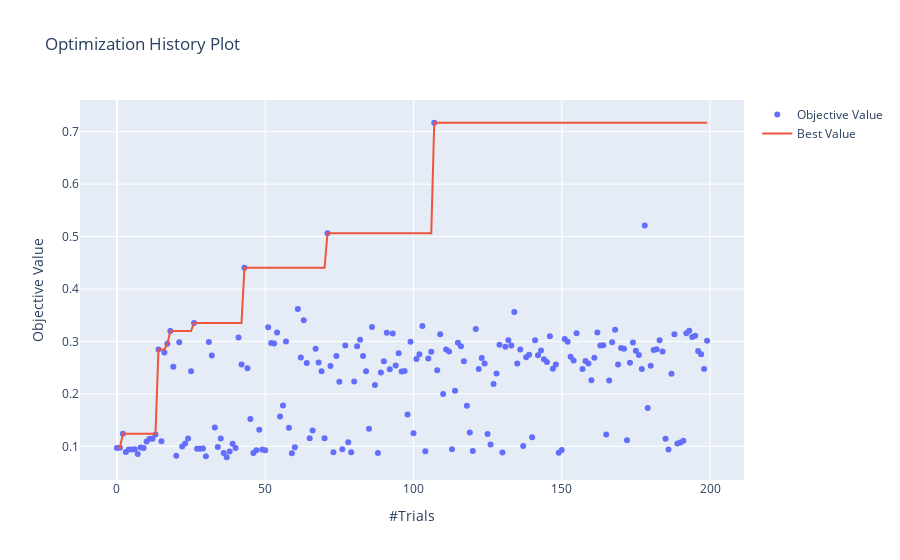
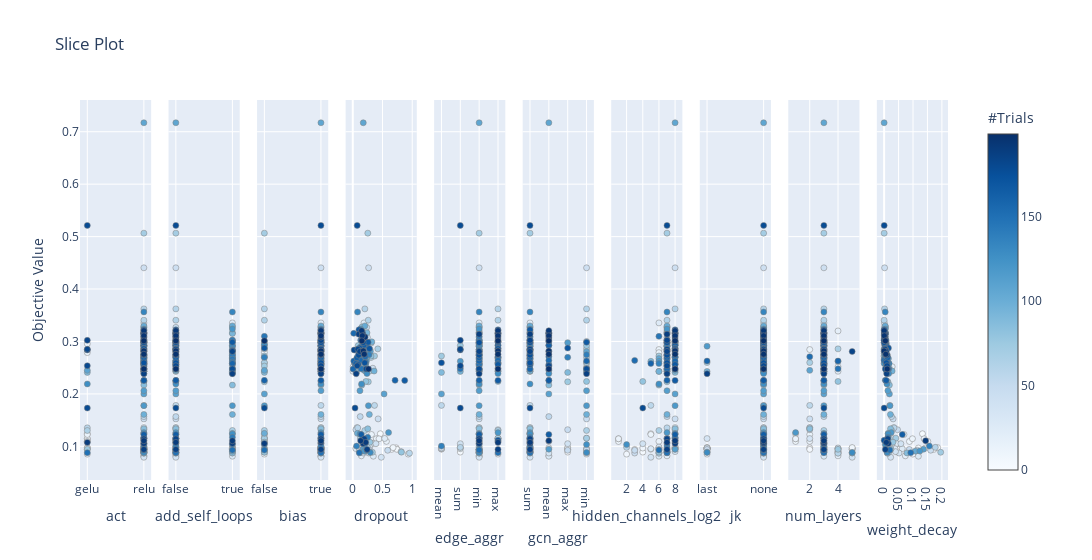
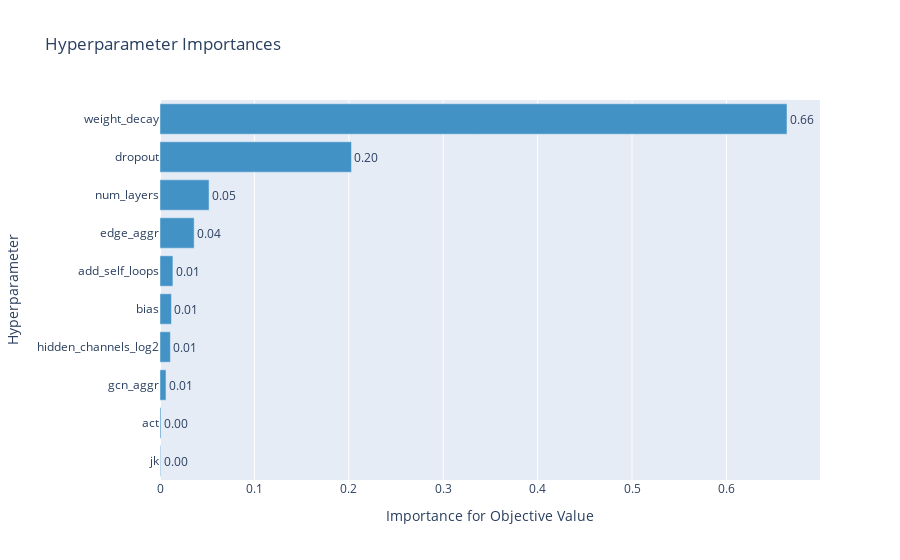

The notebook cell these images were saved under, in order:
### Code cell
for study in (
    optuna.load_study(study_name=study_name, storage=OPTUNA_STORAGE)
    for study_name in study_names
):
    print(study.study_name)
    # Plot the results.
    mean_top_10_loss = study.trials_dataframe()["value"].sort_values().head(10).mean()
    print("Mean of top 10 best loss:", mean_top_10_loss)
    optuna.visualization.plot_optimization_history(study).show()
    # optuna.visualization.plot_contour(study).show()
    optuna.visualization.plot_slice(study).show()
    optuna.visualization.plot_param_importances(study).show()
    print()
    print()

### Figure 1 — Plotly figure (JSON) as saved in the notebook; plotly's stock layout.template omitted (floating-point values rounded to 4 significant figures; data arrays with more than 128 entries replaced by an {"elided": "..."} marker saying what was removed)
{"data": [{"mode": "markers", "name": "Objective Value", "type": "scatter", "x": {"elided": "199 int values"}, "y": {"elided": "199 float values"}}, {"name": "Best Value", "type": "scatter", "x": {"elided": "199 int values"}, "y": {"elided": "199 float values"}}], "layout": {"title": {"text": "Optimization History Plot"}, "xaxis": {"title": {"text": "#Trials"}}, "yaxis": {"title": {"text": "Objective Value"}}}}

### Figure 2 — Plotly figure (JSON) as saved in the notebook; plotly's stock layout.template omitted (floating-point values rounded to 4 significant figures; data arrays with more than 128 entries replaced by an {"elided": "..."} marker saying what was removed)
{"data": [{"marker": {"color": {"elided": "199 int values"}, "colorbar": {"title": {"text": "#Trials"}, "x": 1, "xpad": 40}, "colorscale": [[0, "rgb(247,251,255)"], [0.125, "rgb(222,235,247)"], [0.25, "rgb(198,219,239)"], [0.375, "rgb(158,202,225)"], [0.5, "rgb(107,174,214)"], [0.625, "rgb(66,146,198)"], [0.75, "rgb(33,113,181)"], [0.875, "rgb(8,81,156)"], [1, "rgb(8,48,107)"]], "line": {"color": "Grey", "width": 0.5}, "showscale": true}, "mode": "markers", "showlegend": false, "type": "scatter", "x": {"elided": "199 str values"}, "xaxis": "x", "y": {"elided": "199 float values"}, "yaxis": "y"}, {"marker": {"color": {"elided": "199 int values"}, "colorbar": {"title": {"text": "#Trials"}, "x": 1, "xpad": 40}, "colorscale": [[0, "rgb(247,251,255)"], [0.125, "rgb(222,235,247)"], [0.25, "rgb(198,219,239)"], [0.375, "rgb(158,202,225)"], [0.5, "rgb(107,174,214)"], [0.625, "rgb(66,146,198)"], [0.75, "rgb(33,113,181)"], [0.875, "rgb(8,81,156)"], [1, "rgb(8,48,107)"]], "line": {"color": "Grey", "width": 0.5}, "showscale": false}, "mode": "markers", "showlegend": false, "type": "scatter", "x": {"elided": "199 bool values"}, "xaxis": "x2", "y": {"elided": "199 float values"}, "yaxis": "y2"}, {"marker": {"color": {"elided": "199 int values"}, "colorbar": {"title": {"text": "#Trials"}, "x": 1, "xpad": 40}, "colorscale": [[0, "rgb(247,251,255)"], [0.125, "rgb(222,235,247)"], [0.25, "rgb(198,219,239)"], [0.375, "rgb(158,202,225)"], [0.5, "rgb(107,174,214)"], [0.625, "rgb(66,146,198)"], [0.75, "rgb(33,113,181)"], [0.875, "rgb(8,81,156)"], [1, "rgb(8,48,107)"]], "line": {"color": "Grey", "width": 0.5}, "showscale": false}, "mode": "markers", "showlegend": false, "type": "scatter", "x": {"elided": "199 bool values"}, "xaxis": "x3", "y": {"elided": "199 float values"}, "yaxis": "y3"}, {"marker": {"color": {"elided": "199 int values"}, "colorbar": {"title": {"text": "#Trials"}, "x": 1, "xpad": 40}, "colorscale": [[0, "rgb(247,251,255)"], [0.125, "rgb(222,235,247)"], [0.25, "rgb(198,219,239)"], [0.375, "rgb(158,202,225)"], [0.5, "rgb(107,174,214)"], [0.625, "rgb(66,146,198)"], [0.75, "rgb(33,113,181)"], [0.875, "rgb(8,81,156)"], [1, "rgb(8,48,107)"]], "line": {"color": "Grey", "width": 0.5}, "showscale": false}, "mode": "markers", "showlegend": false, "type": "scatter", "x": {"elided": "199 float values"}, "xaxis": "x4", "y": {"elided": "199 float values"}, "yaxis": "y4"}, {"marker": {"color": {"elided": "199 int values"}, "colorbar": {"title": {"text": "#Trials"}, "x": 1, "xpad": 40}, "colorscale": [[0, "rgb(247,251,255)"], [0.125, "rgb(222,235,247)"], [0.25, "rgb(198,219,239)"], [0.375, "rgb(158,202,225)"], [0.5, "rgb(107,174,214)"], [0.625, "rgb(66,146,198)"], [0.75, "rgb(33,113,181)"], [0.875, "rgb(8,81,156)"], [1, "rgb(8,48,107)"]], "line": {"color": "Grey", "width": 0.5}, "showscale": false}, "mode": "markers", "showlegend": false, "type": "scatter", "x": {"elided": "199 str values"}, "xaxis": "x5", "y": {"elided": "199 float values"}, "yaxis": "y5"}, {"marker": {"color": {"elided": "199 int values"}, "colorbar": {"title": {"text": "#Trials"}, "x": 1, "xpad": 40}, "colorscale": [[0, "rgb(247,251,255)"], [0.125, "rgb(222,235,247)"], [0.25, "rgb(198,219,239)"], [0.375, "rgb(158,202,225)"], [0.5, "rgb(107,174,214)"], [0.625, "rgb(66,146,198)"], [0.75, "rgb(33,113,181)"], [0.875, "rgb(8,81,156)"], [1, "rgb(8,48,107)"]], "line": {"color": "Grey", "width": 0.5}, "showscale": false}, "mode": "markers", "showlegend": false, "type": "scatter", "x": {"elided": "199 str values"}, "xaxis": "x6", "y": {"elided": "199 float values"}, "yaxis": "y6"}, {"marker": {"color": {"elided": "199 int values"}, "colorbar": {"title": {"text": "#Trials"}, "x": 1, "xpad": 40}, "colorscale": [[0, "rgb(247,251,255)"], [0.125, "rgb(222,235,247)"], [0.25, "rgb(198,219,239)"], [0.375, "rgb(158,202,225)"], [0.5, "rgb(107,174,214)"], [0.625, "rgb(66,146,198)"], [0.75, "rgb(33,113,181)"], [0.875, "rgb(8,81,156)"], [1, "rgb(8,48,107)"]], "line": {"color": "Grey", "width": 0.5}, "showscale": false}, "mode": "markers", "showlegend": false, "type": "scatter", "x": {"elided": "199 int values"}, "xaxis": "x7", "y": {"elided": "199 float values"}, "yaxis": "y7"}, {"marker": {"color": {"elided": "199 int values"}, "colorbar": {"title": {"text": "#Trials"}, "x": 1, "xpad": 40}, "colorscale": [[0, "rgb(247,251,255)"], [0.125, "rgb(222,235,247)"], [0.25, "rgb(198,219,239)"], [0.375, "rgb(158,202,225)"], [0.5, "rgb(107,174,214)"], [0.625, "rgb(66,146,198)"], [0.75, "rgb(33,113,181)"], [0.875, "rgb(8,81,156)"], [1, "rgb(8,48,107)"]], "line": {"color": "Grey", "width": 0.5}, "showscale": false}, "mode": "markers", "showlegend": false, "type": "scatter", "x": {"elided": "199 str values"}, "xaxis": "x8", "y": {"elided": "199 float values"}, "yaxis": "y8"}, {"marker": {"color": {"elided": "199 int values"}, "colorbar": {"title": {"text": "#Trials"}, "x": 1, "xpad": 40}, "colorscale": [[0, "rgb(247,251,255)"], [0.125, "rgb(222,235,247)"], [0.25, "rgb(198,219,239)"], [0.375, "rgb(158,202,225)"], [0.5, "rgb(107,174,214)"], [0.625, "rgb(66,146,198)"], [0.75, "rgb(33,113,181)"], [0.875, "rgb(8,81,156)"], [1, "rgb(8,48,107)"]], "line": {"color": "Grey", "width": 0.5}, "showscale": false}, "mode": "markers", "showlegend": false, "type": "scatter", "x": {"elided": "199 int values"}, "xaxis": "x9", "y": {"elided": "199 float values"}, "yaxis": "y9"}, {"marker": {"color": {"elided": "199 int values"}, "colorbar": {"title": {"text": "#Trials"}, "x": 1, "xpad": 40}, "colorscale": [[0, "rgb(247,251,255)"], [0.125, "rgb(222,235,247)"], [0.25, "rgb(198,219,239)"], [0.375, "rgb(158,202,225)"], [0.5, "rgb(107,174,214)"], [0.625, "rgb(66,146,198)"], [0.75, "rgb(33,113,181)"], [0.875, "rgb(8,81,156)"], [1, "rgb(8,48,107)"]], "line": {"color": "Grey", "width": 0.5}, "showscale": false}, "mode": "markers", "showlegend": false, "type": "scatter", "x": {"elided": "199 float values"}, "xaxis": "x10", "y": {"elided": "199 float values"}, "yaxis": "y10"}], "layout": {"title": {"text": "Slice Plot"}, "width": 3000, "xaxis": {"anchor": "y", "domain": [0, 0.082], "title": {"text": "act"}}, "xaxis10": {"anchor": "y10", "domain": [0.918, 1.0], "title": {"text": "weight_decay"}}, "xaxis2": {"anchor": "y2", "domain": [0.102, 0.184], "title": {"text": "add_self_loops"}}, "xaxis3": {"anchor": "y3", "domain": [0.204, 0.286], "title": {"text": "bias"}}, "xaxis4": {"anchor": "y4", "domain": [0.306, 0.388], "title": {"text": "dropout"}}, "xaxis5": {"anchor": "y5", "domain": [0.408, 0.49], "title": {"text": "edge_aggr"}}, "xaxis6": {"anchor": "y6", "domain": [0.51, 0.592], "title": {"text": "gcn_aggr"}}, "xaxis7": {"anchor": "y7", "domain": [0.612, 0.694], "title": {"text": "hidden_channels_log2"}}, "xaxis8": {"anchor": "y8", "domain": [0.714, 0.796], "title": {"text": "jk"}}, "xaxis9": {"anchor": "y9", "domain": [0.816, 0.898], "title": {"text": "num_layers"}}, "yaxis": {"anchor": "x", "domain": [0, 1], "title": {"text": "Objective Value"}}, "yaxis10": {"anchor": "x10", "domain": [0, 1], "matches": "y", "showticklabels": false}, "yaxis2": {"anchor": "x2", "domain": [0, 1], "matches": "y", "showticklabels": false}, "yaxis3": {"anchor": "x3", "domain": [0, 1], "matches": "y", "showticklabels": false}, "yaxis4": {"anchor": "x4", "domain": [0, 1], "matches": "y", "showticklabels": false}, "yaxis5": {"anchor": "x5", "domain": [0, 1], "matches": "y", "showticklabels": false}, "yaxis6": {"anchor": "x6", "domain": [0, 1], "matches": "y", "showticklabels": false}, "yaxis7": {"anchor": "x7", "domain": [0, 1], "matches": "y", "showticklabels": false}, "yaxis8": {"anchor": "x8", "domain": [0, 1], "matches": "y", "showticklabels": false}, "yaxis9": {"anchor": "x9", "domain": [0, 1], "matches": "y", "showticklabels": false}}}

### Figure 3 — Plotly figure (JSON) as saved in the notebook; plotly's stock layout.template omitted (floating-point values rounded to 4 significant figures)
{"data": [{"cliponaxis": false, "hovertemplate": ["jk (CategoricalDistribution): 0.000664589894371527<extra></extra>", "act (CategoricalDistribution): 0.0010714283302505083<extra></extra>", "gcn_aggr (CategoricalDistribution): 0.0063322039565542<extra></extra>", "hidden_channels_log2 (IntUniformDistribution): 0.010997099445786236<extra></extra>", "bias (CategoricalDistribution): 0.012108350953648539<extra></extra>", "add_self_loops (CategoricalDistribution): 0.013689628721012656<extra></extra>", "edge_aggr (CategoricalDistribution): 0.036184041881787234<extra></extra>", "num_layers (IntUniformDistribution): 0.05196395732169837<extra></extra>", "dropout (UniformDistribution): 0.20282303966704138<extra></extra>", "weight_decay (UniformDistribution): 0.6641656598278494<extra></extra>"], "marker": {"color": "rgb(66,146,198)"}, "orientation": "h", "text": ["0.000664589894371527", "0.0010714283302505083", "0.0063322039565542", "0.010997099445786236", "0.012108350953648539", "0.013689628721012656", "0.036184041881787234", "0.05196395732169837", "0.20282303966704138", "0.6641656598278494"], "textposition": "outside", "texttemplate": "%{text:.2f}", "type": "bar", "x": [0.0006646, 0.001071, 0.006332, 0.011, 0.01211, 0.01369, 0.03618, 0.05196, 0.2028, 0.6642], "y": ["jk", "act", "gcn_aggr", "hidden_channels_log2", "bias", "add_self_loops", "edge_aggr", "num_layers", "dropout", "weight_decay"]}], "layout": {"showlegend": false, "title": {"text": "Hyperparameter Importances"}, "xaxis": {"title": {"text": "Importance for Objective Value"}}, "yaxis": {"title": {"text": "Hyperparameter"}}}}
